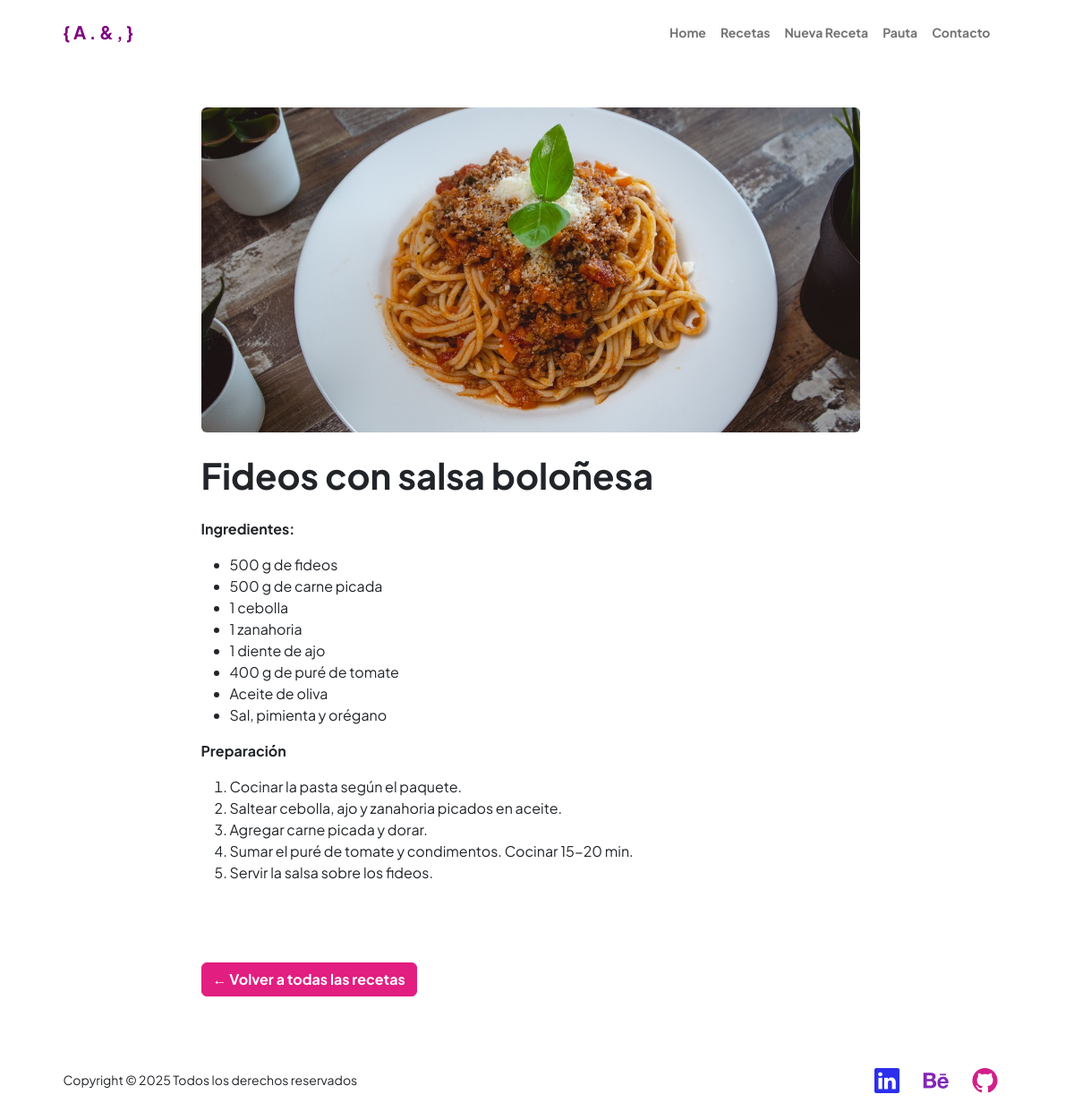
The app's page /receta/8/ with its own data.
### portfolio/models.py (models this page shows, shortened)
class Receta(models.Model):
    titulo = models.CharField(max_length=100)
    foto = models.ImageField(upload_to='recetas/', blank=True, null=True)
    receta = RichTextField()

### portfolio/views.py (the view)
# urls.py: path("receta/<int:pk>/", views.detalle_receta, name="detalle_receta"),
def detalle_receta(request, pk):
    receta = get_object_or_404(Receta, pk=pk)
    return render(request, 'portfolio/detalle_receta.html', {'receta': receta})

### portfolio/templates/portfolio/detalle_receta.html (shortened to what this page needs)
{% extends 'portfolio/padre.html' %}
{% load static %}
{% block contenido %}
<div class="container py-5">
    <div class="row justify-content-center">
        <div class="col-lg-8">
            {% if receta.foto %}
                <img src="{{ receta.foto.url }}" class="img-fluid mb-4 rounded" alt="{{ receta.titulo }}">
            {% endif %}
            <h1 class="mb-3 fw-bolder">{{ receta.titulo }}</h1>
            <div class="my-4">
                <div class="ck-content">{{ receta.receta|safe }}</div>
            </div>
            <a href="{% url 'recetas' %}" class="btn btn-secondary mt-4 text-white fw-bold">← Volver a todas las recetas</a>
        </div>
    </div>
</div>
{% endblock %}

### records on screen
Receta: foto (picture), titulo "Fideos con salsa boloñesa", receta "Ingredientes: 500 g de fideos 500 g de carne picada 1 cebolla 1 zanahoria 1 diente de ajo 400 g de puré de tomate Aceite de oliva Sal, pimienta y orégano Preparación Cocinar la pasta según el paquete. Saltear cebolla, ajo y zanahoria picados en aceite. Agregar carne picada y dorar. Sumar el puré de tomate y condimentos. Cocinar 15-20 min. Servir la salsa sobre los fideos."
